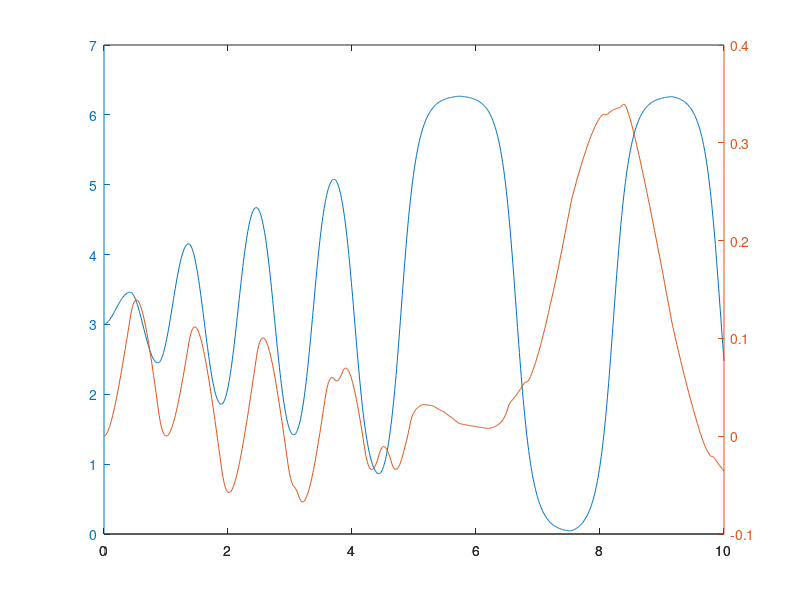

MATLAB code for this plot:
pkg load control

m = 0.1;  %mass of pendulum
l = .39;   %length of pendulum
g = 9.8;  %gravity
I = 1.0/3.0 * m * l^2;  %moment of inertia of pendulum
b = 0.1;  %damping factor

u = 0; %acceleration of cart

max_energy = l/2*m*g; %energy of pendulum when upright

phi_accel = 0;
phi_vel = 0.02;
phi = 3;
cart_accel = u;
cart_vel = 0;
cart = 0;

dt = 0.01;
P = [];
C = [];
t = 0:dt:10;
V = 0;
for i = t
  phi_accel = m*g*l/(2*I) * sin(phi) - b * phi_vel - m*l/(2*I) * cos(phi) * u; % equation of motion of pendulum
  phi_vel += phi_accel * dt;
  phi += phi_vel * dt;
  cart_accel = u;
  cart_vel += cart_accel * dt;
  cart += cart_vel * dt;
  
  P = [P, phi];  
  C = [C, cart];
  
  energy = (l/2 * m * g * (cos(phi)) + 0.5 * I * phi_vel^2); %0 is upright
  
%  r = 2.1; %cart position weighting factor
%  uA = 1.5; %max cart accel wanted
%  epsilon = 0.001; %numbers too small value
%  thingy = (sign(energy-max_energy) * phi_vel * cos(phi) - 2 * r * cart_vel);
%  numerator = uA * abs(thingy)  + 2 * r * cart * cart_vel;
%  
%  if(abs(thingy)>epsilon)
%    denominator = thingy;
%  else
%    denominator = epsilon*sign(thingy);
%  end
%  
%  u = numerator/denominator;
%  
%  if(abs(u)>100)
%    u
%    phi
%    thingy
%    numerator
%  end
%  
%  if(phi > 6.2 || phi < 0.08)
%    phi = 6.28;
%    cart = 0;
%    u = 0;
%  end
  u = 2.5*sign(energy-max_energy)*sign(cos(phi)) * sign(phi_vel) - 5*cart_vel-4*cart;
end

plotyy(t, P, t, C);